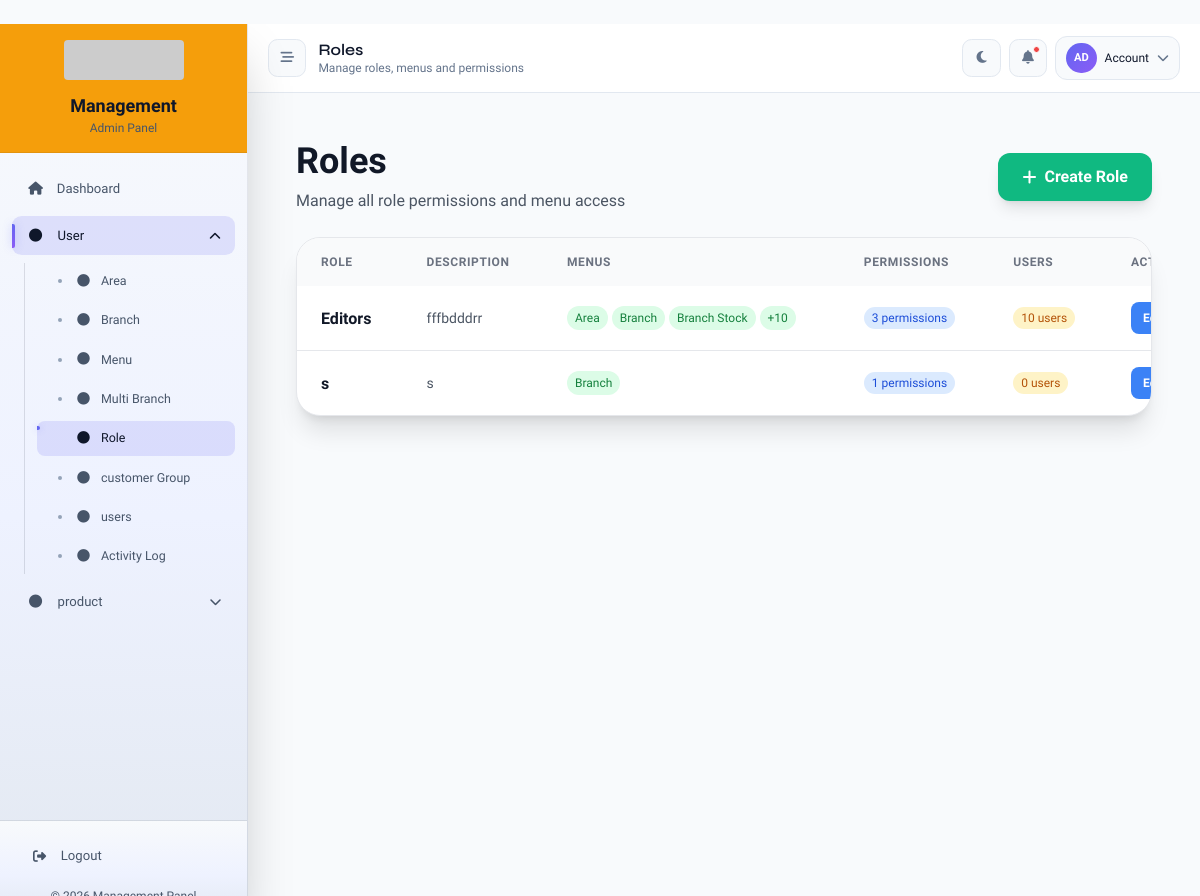
The app's page /user/roles/ (signed in) with its own data.
### user/models.py (models this page shows, shortened)
class Menu(Common):
    name = models.CharField(max_length=100, verbose_name="Menu Name")
    icon = models.CharField(
        max_length=50,
        default="fas fa-circle",
        verbose_name="Font Awesome Icon",
        help_text="e.g. fas fa-users",
    )
    url = models.CharField(
        max_length=255,
        verbose_name="URL or URL Name",
        help_text="Example: user:user_list or /user/users/",
    )
    order = models.IntegerField(default=0, verbose_name="Display Order")
    is_active = models.BooleanField(default=True, verbose_name="Active")
    description = models.TextField(blank=True, null=True, verbose_name="Description")
    parent = models.ForeignKey(
        "self",
        null=True,
        blank=True,
        on_delete=models.CASCADE,
        related_name="submenus",
        verbose_name="Parent Menu",
    )
    permissions = models.ManyToManyField(
        Permission,
        blank=True,
        related_name="sidebar_menus",
        verbose_name="Required permissions",
        help_text="Leave empty if every authenticated user with this menu can open it.",
    )
    history = HistoricalRecords()
    class Meta:
        ordering = ["order", "name"]
        unique_together = [["name", "parent"]]
        verbose_name = "Menu"
        verbose_name_plural = "Menus"
    def get_resolved_url(self):
        raw = (self.url or "").strip()
        if not raw:
            return ""
        if raw.startswith("/"):
            return raw
        try:
            return reverse(raw)
        except NoReverseMatch:
            return ""

class Roles(Common):
    name = models.CharField(max_length=50, unique=True, verbose_name="Role Name")
    description = models.TextField(blank=True, null=True, verbose_name="Description")
    menu = models.ManyToManyField(
        Menu,
        blank=True,
        related_name="role_menu_items",
        verbose_name="Menu Items",
    )
    permissions = models.ManyToManyField(
        Permission,
        blank=True,
        related_name="custom_roles",
        verbose_name="Direct Permissions",
        help_text="Example: add_user, change_user, delete_user",
    )
    history = HistoricalRecords()
    class Meta:
        ordering = ["name"]
        verbose_name = "Role"
        verbose_name_plural = "Roles"

### user/views.py (the view)
# urls.py: path("roles/", RoleListView.as_view(), name="role_list"),
class RoleListView(LoginRequiredMixin, HtmxListViewMixin, ListView):
    model = Roles
    template_name = "user/role_list.html"
    partial_template_name = "user/partials/role_list_content.html"
    context_object_name = "roles"
    def get_queryset(self):
        return Roles.objects.prefetch_related("permissions", "user_roles", "menu").all()

### templates/user/role_list.html (shortened to what this page needs)
{% extends 'base.html' %}
{% load static %}
{% block app_prefix %}/user{% endblock %}
{% block content %}
{% include 'user/partials/role_list_content.html' %}
{% endblock %}

### templates/common/sidebar.html (shortened to what this page needs)
{% load static %}
<aside id="sidebar"
    class="fixed md:relative inset-y-0 left-0 z-50 flex h-screen flex-col transform -translate-x-full md:translate-x-0 shadow-2xl transition-all duration-300 sidebar-open">
    <div class="top-logo-area p-4 relative z-10 border-b">
        <div class="logo-wrap flex flex-col items-center gap-3">
            <div class="brand-logo-box shrink-0">
                <img src="https://dummyimage.com/120x40/f59e0b/ffffff&text=Logo"
                     alt="Logo"
                     class="h-10 w-auto rounded">
            </div>
            <div class="text-center">
                <h1 class="brand-title text-lg font-bold">Management</h1>
                <p class="brand-subtitle text-xs">Admin Panel</p>
            </div>
        </div>
    </div>
        <nav id="sidebarNav"
            class="sidebar-nav flex-1 overflow-y-auto px-3 py-4 space-y-2">
        {% url 'dashboard' as dashboard_url %}
        <a href="{{ dashboard_url }}"
           data-href="{{ dashboard_url }}"
           class="sidebar-link menu-item flex items-center gap-3 px-4 py-3 rounded-xl text-sm font-medium transition-all duration-200 {% if request.path == dashboard_url %}active{% endif %}">
            <i class="fas fa-home w-5 text-center shrink-0"></i>
            <span class="sidebar-text">Dashboard</span>
        </a>
        {% for item in sidebar_menus %}
            {% with menu=item.menu children=item.children menu_url=menu.get_resolved_url %}
                {% if children %}
                    <div class="sidebar-group" data-dropdown>
                        <button type="button"
                                class="dropdown-trigger menu-item w-full flex items-center justify-between gap-3 px-4 py-3 rounded-xl text-sm font-medium transition-all duration-200 text-left relative">
                            <div class="flex items-center gap-3 min-w-0">
                                {% if menu.icon %}
                                    <i class="{{ menu.icon }} main-icon w-5 text-center shrink-0"></i>
                                {% else %}
                                    <i class="fas fa-circle main-icon w-5 text-center text-xs shrink-0"></i>
                                {% endif %}
                                <span class="sidebar-text truncate">{{ menu.name }}</span>
                            </div>
                            <i class="chevron sidebar-chevron fas fa-chevron-down text-xs transition-transform duration-300 shrink-0"></i>
                        </button>
                        <div class="dropdown-menu sidebar-submenu hidden mt-2 ml-3 space-y-1 pl-3">
                            {% for child in children %}
                                {% with child_url=child.get_resolved_url %}
                                    {% if child_url %}
                                        <a href="{{ child_url }}"
                                           data-href="{{ child_url }}"
                                           class="sidebar-child-link flex items-center gap-3 px-4 py-2.5 rounded-lg text-sm transition-all duration-200 {% if request.path == child_url %}active{% endif %}">
                                            {% if child.icon %}
                                                <i class="{{ child.icon }} w-4 text-center shrink-0"></i>
                                            {% else %}
                                                <i class="fas fa-angle-right w-4 text-center shrink-0"></i>
                                            {% endif %}
                                            <span class="sidebar-text">{{ child.name }}</span>
                                        </a>
                                    {% endif %}
                                {% endwith %}
                            {% endfor %}
                        </div>
                    </div>
                {% endif %}
            {% endwith %}
        {% endfor %}
    </nav>
    <div class="sidebar-footer p-4 border-t space-y-3">
        {% url 'user:logout' as logout_url %}
        <a href="{{ logout_url }}"
           class="sidebar-link menu-item flex items-center gap-3 px-4 py-3 rounded-xl text-sm font-medium transition-all duration-200 text-red-600 hover:bg-red-50 dark:text-red-400 dark:hover:bg-red-900/20">
            <i class="fas fa-sign-out-alt w-5 text-center shrink-0"></i>
            <span class="sidebar-text">Logout</span>
        </a>
        <div class="sidebar-footer-text text-xs text-center">
        </div>
    </div>
</aside>

### templates/user/partials/role_list_content.html (shortened to what this page needs)
<div id="main-content" data-page-title="Roles - Management" data-page-subtitle="Manage roles, menus and permissions" class="flex-1 overflow-y-auto p-5 sm:p-6 page-content" style="background:var(--surface-alt);">
    <div class="min-h-screen">
        <div class="mx-auto space-y-6">
            <div class="flex flex-col md:flex-row md:items-center md:justify-between gap-4">
                <div>
                    <h1 class="text-3xl md:text-4xl font-bold text-gray-900 dark:text-white">Roles</h1>
                    <p class="text-gray-600 dark:text-slate-300 mt-2">Manage all role permissions and menu access</p>
                </div>
                {% if request.user.is_superuser or request.user.is_admin or perms.user.add_role %}
                    <a href="{% url 'user:role_create' %}"
                       hx-get="{% url 'user:role_create' %}"
                       hx-target="#main-content"
                       hx-select="#main-content"
                       hx-swap="outerHTML"
                       hx-push-url="true"
                       class="inline-flex items-center justify-center rounded-xl bg-emerald-500 hover:bg-emerald-600 text-white font-semibold px-6 py-3 shadow-lg">
                        <i class="fas fa-plus mr-2"></i> Create Role
                    </a>
                {% endif %}
            </div>
            <div class="bg-white dark:bg-slate-900 rounded-3xl shadow-xl border border-gray-200 dark:border-slate-800 overflow-hidden">
                <div class="overflow-x-auto">
                    <table class="w-full min-w-[980px]">
                        <thead class="bg-gray-50 dark:bg-slate-800">
                            <tr>
                                <th class="px-6 py-4 text-left text-xs font-semibold uppercase tracking-wider text-gray-500 dark:text-slate-400">Role</th>
                                <th class="px-6 py-4 text-left text-xs font-semibold uppercase tracking-wider text-gray-500 dark:text-slate-400">Description</th>
                                <th class="px-6 py-4 text-left text-xs font-semibold uppercase tracking-wider text-gray-500 dark:text-slate-400">Menus</th>
                                <th class="px-6 py-4 text-left text-xs font-semibold uppercase tracking-wider text-gray-500 dark:text-slate-400">Permissions</th>
                                <th class="px-6 py-4 text-left text-xs font-semibold uppercase tracking-wider text-gray-500 dark:text-slate-400">Users</th>
                                <th class="px-6 py-4 text-left text-xs font-semibold uppercase tracking-wider text-gray-500 dark:text-slate-400">Actions</th>
                            </tr>
                        </thead>
                        <tbody class="divide-y divide-gray-200 dark:divide-slate-700">
                            {% for role in roles %}
                                <tr class="hover:bg-gray-50 dark:hover:bg-slate-800">
                                    <td class="px-6 py-4">
                                        <div class="font-semibold text-gray-900 dark:text-white">{{ role.name }}</div>
                                    </td>
                                    <td class="px-6 py-4 text-sm text-gray-600 dark:text-slate-300">
                                        {{ role.description|default:"No description"|truncatewords:14 }}
                                    </td>
                                    <td class="px-6 py-4">
                                        <div class="flex flex-wrap gap-1">
                                            {% for menu in role.menu.all|slice:":3" %}
                                                <span class="px-2 py-1 rounded-full text-xs bg-green-100 text-green-700 dark:bg-green-900/30 dark:text-green-300">{{ menu.name }}</span>
                                            {% empty %}
                                                <span class="text-xs text-gray-500 dark:text-slate-400">No menus</span>
                                            {% endfor %}
                                            {% if role.menu.count > 3 %}
                                                <span class="px-2 py-1 rounded-full text-xs bg-green-100 text-green-700 dark:bg-green-900/30 dark:text-green-300">+{{ role.menu.count|add:"-3" }}</span>
                                            {% endif %}
                                        </div>
                                    </td>
                                    <td class="px-6 py-4">
                                        <span class="px-2 py-1 rounded-full text-xs bg-blue-100 text-blue-700 dark:bg-blue-900/30 dark:text-blue-300">
                                            {{ role.permissions.count }} permissions
                                        </span>
                                    </td>
                                    <td class="px-6 py-4">
                                        <span class="px-2 py-1 rounded-full text-xs bg-amber-100 text-amber-700 dark:bg-amber-900/30 dark:text-amber-300">
                                            {{ role.user_roles.count }} users
                                        </span>
                                    </td>
                                    <td class="px-6 py-4">
                                        <div class="flex gap-2">
                                            {% if request.user.is_superuser or request.user.is_admin or perms.user.change_role %}
                                                <a href="{% url 'user:role_update' role.pk %}"
                                                   hx-get="{% url 'user:role_update' role.pk %}"
                                                   hx-target="#main-content"
                                                   hx-select="#main-content"
                                                   hx-swap="outerHTML"
                                                   hx-push-url="true"
                                                   class="bg-blue-500 hover:bg-blue-600 text-white px-3 py-2 rounded-lg text-xs font-semibold">
                                                    Edit
                                                </a>
                                            {% endif %}
                                        </div>
                                    </td>
                                </tr>
                            {% empty %}
                                <tr>
                                    <td colspan="6" class="px-6 py-14 text-center text-gray-500 dark:text-slate-400">
                                        No roles found.
                                    </td>
                                </tr>
                            {% endfor %}
                        </tbody>
                    </table>
                </div>
            </div>
        </div>
    </div>
</div>

### records on screen
Menu: menu.name "User"
Menu: name "Area"
Menu: name "Branch"
Menu: name "Menu"
Menu: name "Multi Branch"
Menu: name "Role"
Menu: name "customer Group"
Menu: name "users"
Menu: name "Activity Log"
Menu: menu.name "product"
Roles: name "Editors", description "fffbdddrr", menu.count|add "10", permissions.count "3", user_roles.count "10"
Menu: name "Branch Stock"
Roles: name "s", description "s", permissions.count "1", user_roles.count "0"
